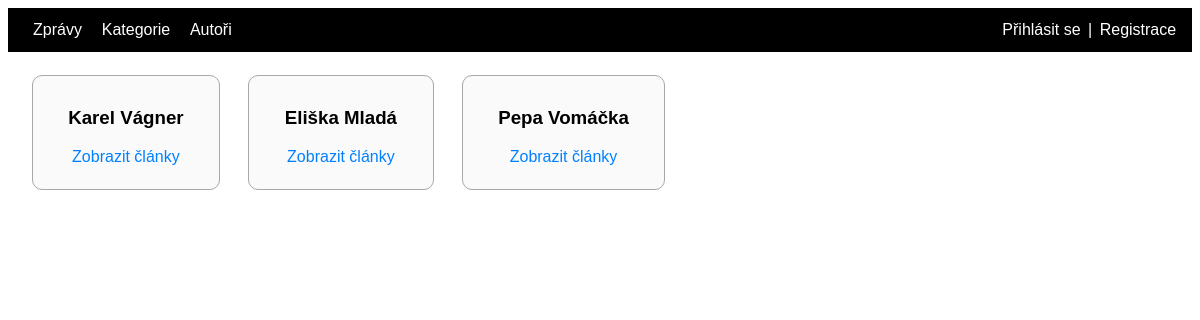
Screenshot of /author.php with the database file from the repository.
### tables this page shows
CREATE TABLE `author` (
  `id` int(11) NOT NULL,
  `email` varchar(255) NOT NULL,
  `password` varchar(255) NOT NULL,
  `name` varchar(20) NOT NULL,
  `surname` varchar(50) NOT NULL
);

### author.php (the view, shortened to what this page needs)
<head>
    <link rel="stylesheet" href="style.css">
</head>
<body>
<?php
require_once 'database.php';
$sql = 'SELECT * FROM author';
$stmt = $conn->query($sql);
$author = $stmt->fetchALl();
?>
<header class="header">
        <div class="header1">
        <a class="odkazy" href="index.php">Zprávy</a>
        <a class="odkazy" href="category.php">Kategorie</a>
        <a class="odkazy" href="author.php">Autoři</a>
        </div>
        <div class="header2">
        <?php if(isset($_SESSION['author'])): ?>
        <a class="logout" href="logout.php"> Odhlásit</a>
        <?php else: ?>
        <a class="login" href="login.php">Přihlásit se</a>
        |
        <a class="login" href="authoradd.php">Registrace</a>
        <?php endif; ?>
        </div>
</header>
<?php foreach ($author as $a): ?>
    <div class="CategoryAuthor">
        <h3><?= $a['name'] ?> <?= $a['surname'] ?></h3>
        <a class="CategoryAuthorA" href="authorfilter.php?id=<?= $a['id'] ?>">Zobrazit články</a>
    </div>
<?php endforeach; ?>
</body>
</html>

### style.css (style rules this page uses)
@media only screen and (min-width: 1111px) { body { font-family: "Arial"; } }
@media only screen and (min-width: 1111px) { header { border: solid 1px black; background-color: black; padding: 1%; } }
@media only screen and (min-width: 1111px) { .odkazy { margin-left: 1%; color: white; text-decoration: none; border: solid black; } }
@media only screen and (min-width: 1111px) { .CategoryAuthor { border:solid 1px rgb(168, 168, 168); background-color: rgb(250, 250, 250); border-radius: 10px; padding-top: 1%; padding-left: 3%; padding-right: 3%; padding-bottom: 2%; text-align: center; text-align:top; display: inline-block; margin-top: 2%; margin-left: 2%; } }
@media only screen and (min-width: 1111px) { .CategoryAuthorA { text-decoration: none; color: rgb(0, 128, 255); } }
@media only screen and (min-width: 1111px) { .header { color:white; display: grid; grid-template-columns: 80% 20%; } }
@media only screen and (min-width: 1111px) { .header1 { color:white; grid-column: 1; } }
@media only screen and (min-width: 1111px) { .header2 { color:white; text-align: right; grid-column: 2; } }
@media only screen and (min-width: 1111px) { .login { color: white; text-decoration: none; border: solid black; } }

### rows the page displays
author: name "Karel", surname "Vágner"
author: name "Eliška", surname "Mladá"
author: name "Pepa", surname "Vomáčka"
